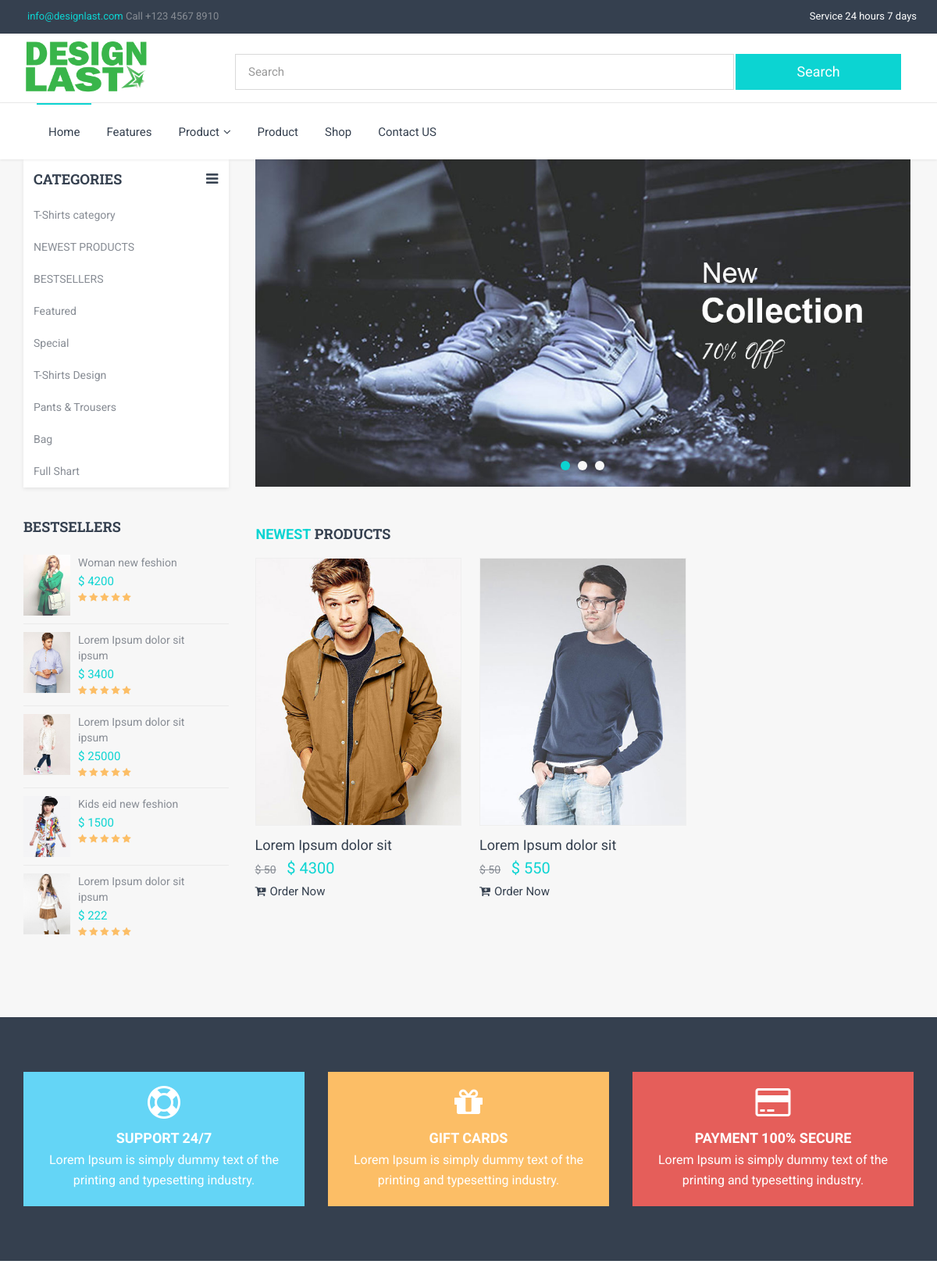
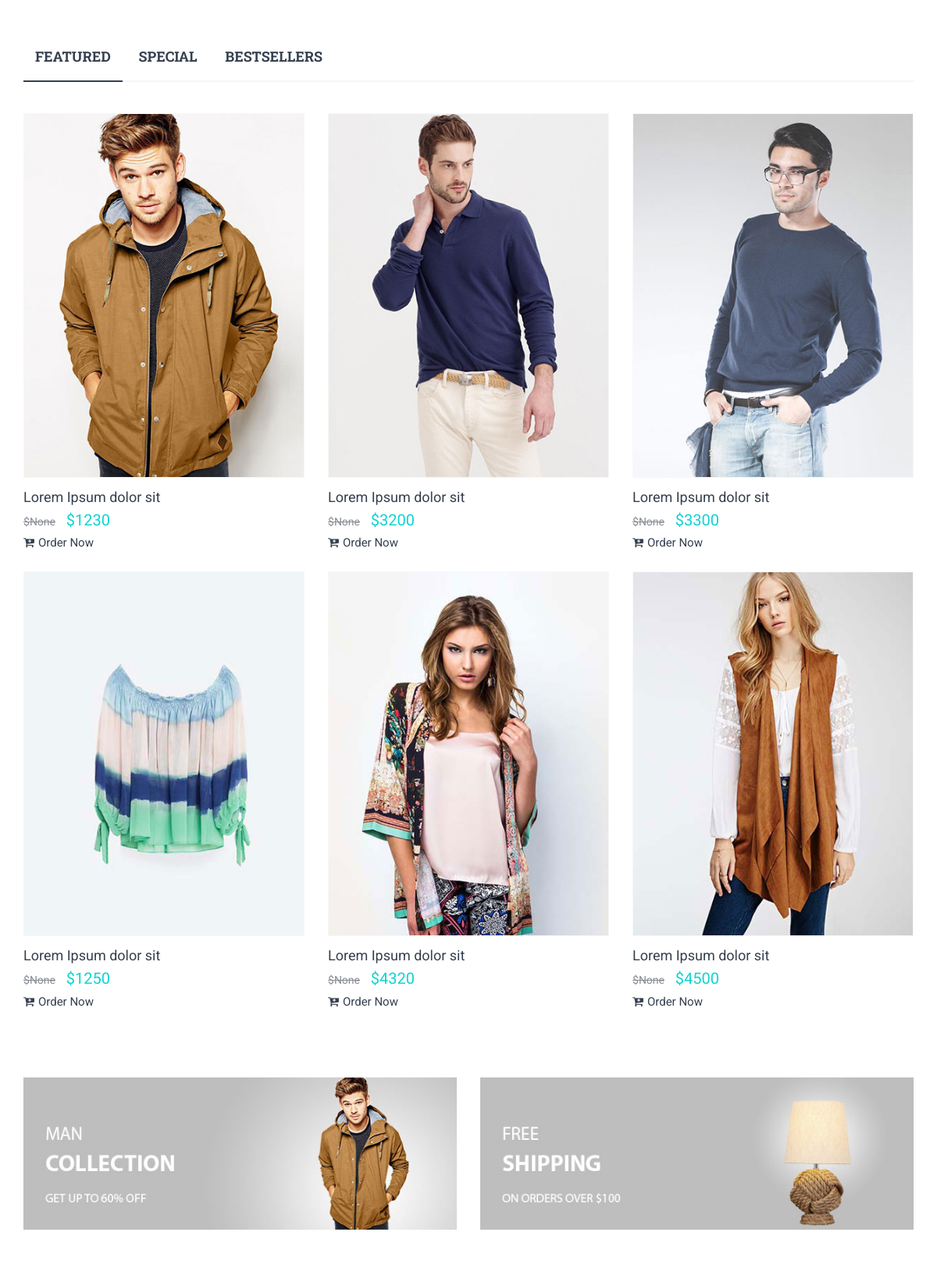
The page / (upper part) on the database its author committed (2 pictures, top to bottom).
### shopapp/models.py (models this page shows, shortened)
class Category(models.Model):
    name         = models.CharField(max_length = 20, unique = True)
    create_a     = models.DateTimeField(auto_now = True, auto_now_add = False)

class Product(models.Model):
    name                = models.CharField(max_length = 100)
    product_code        = models.IntegerField(blank = True, null = True)
    price               = models.IntegerField()
    discount_price      = models.IntegerField(blank = True, null = True)
    discount_off_price  = models.IntegerField(blank = True, null = True)
    category            = models.ForeignKey(Category, on_delete = models.CASCADE)
    color               = models.ForeignKey(Color, on_delete = models.CASCADE)
    brand_name          = models.ForeignKey(Brand, on_delete = models.CASCADE)
    image               = models.ImageField(upload_to = 'product')
    order_now_link      = models.URLField(max_length=200, blank=False)
    description         = models.TextField()
    publish_on          = models.DateTimeField(auto_now = False, auto_now_add = True)
    update_on           = models.DateTimeField(auto_now = False, auto_now_add = True)

class Slider(models.Model):
    image       = models.ImageField(upload_to = 'slider')
    title       = models.CharField(max_length = 30, blank = True, null = True)
    create_at   = models.DateTimeField(auto_now = True, auto_now_add = False)

### shopapp/views.py (the view)
# urls.py: path('', homepage, name = 'homepage'),
def homepage(request):
    product_search       = Product.objects.all()
    slider_obj           = Slider.objects.all()
    latest_product       = Product.objects.filter(category__id = 2).order_by('-id')[:6]
    best_seller          = Product.objects.filter(category__id = 3).order_by('-id')[:5]
    featured             = Product.objects.filter(category__id = 4).order_by('-id')[:9]
    best_seller_galllery = Product.objects.filter(category__id = 3).order_by('-id')[:9]
    special              = Product.objects.filter(category__id = 5).order_by('-id')[:9]
    cat_menu             = Category.objects.all()
    context = {
        'slider_obj'            : slider_obj,
        'latest_product'        : latest_product,
        'best_seller'           : best_seller,
        'featured'              : featured,
        'best_seller_galllery'  : best_seller_galllery,
        'special'               : special,
        'cat_menu'              : cat_menu,
    }
    return render(request, 'design/index.html', context)

### templates/design/index.html (shortened to what this page needs)
{% extends 'app/base.html' %}
{% load static %}
{% block content %}
<section class="section light-backgorund">
    <div class="container">
        <div class="row">
            <div class="col-sm-4 col-md-3">
                <div class="navbar-vertical">
                    <ul class="nav nav-stacked">
                        <li class="header">
                            <h6 class="text-uppercase">Categories <i class="fa fa-navicon pull-right"></i></h6>
                        </li>
                        {% if cat_menu %}
                        {% for menu in cat_menu %}
                        <li>
                            <a class="dropdown-toggle"  href="{% url 'Category_View' menu.name %}">{{menu.name}}</a>
                        </li>
                        {% endfor %}
                        {% endif %}
                    </ul>
                </div>
                <hr class="spacer-20 no-border">
                <div class="widget hidden-xs">
                    <h6 class="subtitle text-uppercase">Bestsellers</h6>
                    <ul class="items">
                        {% if best_seller %}
                        {% for item in best_seller %}
                        <li>
                            <a href="shop-single-product-v1.html" class="product-image">
                                <img src="/media/{{item.image}}" alt="Sample Product ">
                            </a>
                            <div class="product-details">
                                <p class="product-name">
                                    <a href="{% url 'Single_page_views' item.id %}">{{item.name}}</a>
                                </p>
                                <span class="price text-primary">$ {{item.price}}</span>
                                <div class="rate text-warning">
                                    <i class="fa fa-star"></i>
                                    <i class="fa fa-star"></i>
                                    <i class="fa fa-star"></i>
                                    <i class="fa fa-star"></i>
                                    <i class="fa fa-star"></i>
                                </div>
                            </div>
                        </li>
                        {% endfor %}
                        {% endif %}
                    </ul>
                </div>
            </div>
            <div class="col-sm-8 col-md-9">
                <div class="row">
                    <div class="col-sm-12">
                        <div class="owl-carousel slider owl-theme">
                            {% for slider in slider_obj %}
                            <div class="item">
                                <figure>
                                    <a href="javascript:void(0);">
                                        <img src="/media/{{slider.image}}" alt=""/>
                                    </a>
                                </figure>
                            </div>
                            {% endfor %}
                        </div>
                    </div>
                </div>
                <hr class="spacer-20 no-border">
                <div class="row">
                    <div class="col-sm-12">
                        <h6 class="ml-5 mb-20 text-uppercase"><span class="text-primary">Newest</span> Products</h6>
                    </div>
                    <div class="col-sm-12">
                        <div class="owl-carousel column-3 owl-theme">
                            {% if latest_product %}
                            {% for item in latest_product %}
                            <div class="item">
                                <div class="thumbnail store style1">
                                    <div class="header">
                                        <figure class="layer">
                                            <a href="javascript:void(0);">
                                                <img src="/media/{{item.image}}" alt="">
                                            </a>
                                        </figure>
                                    </div>
                                    <div class="caption">
                                        <h6 class="regular"><a href="{% url 'Single_page_views' item.id %}">{{item.name}}</a></h6>
                                        <div class="price">
                                            <small class="amount off">$ {{item.discount_price}}</small>
                                            <span class="amount text-primary">$ {{item.price}}</span>
                                        </div>
                                        <a href="{{item.order_now_link}}"><i class="fa fa-cart-plus mr-5"></i>Order Now</a>
                                    </div>
                                </div>
                            </div>
                            {% endfor %}
                            {% endif %}
                        </div>
                    </div>
                </div>
            </div>
        </div>
    </div>
</section>
<section class="section dark-background">
    <div class="container">
        <div class="row">
            <div class="col-sm-4">
                <div class="icon-boxes style2 info-background">
                    <div class="icon">
                        <i class="fa fa-life-ring text-white"></i>
                    </div>
                    <div class="box-content">
                        <h6 class="alt-font text-white text-uppercase">Support 24/7</h6>
                        <p>Lorem Ipsum is simply dummy text of the printing and typesetting industry.</p>
                    </div>
                </div>
            </div>
            <div class="col-sm-4">
                <div class="icon-boxes style2 warning-background">
                    <div class="icon">
                        <i class="fa fa-gift text-white"></i>
                    </div>
                    <div class="box-content">
                        <h6 class="alt-font text-white text-uppercase">Gift cards</h6>
                        <p class="text-white">Lorem Ipsum is simply dummy text of the printing and typesetting industry.</p>
                    </div>
                </div>
            </div>
            <div class="col-sm-4">
                <div class="icon-boxes style2 danger-background">
                    <div class="icon">
                        <i class="fa fa-credit-card text-white"></i>
                    </div>
                    <div class="box-content">
                        <h6 class="alt-font text-white text-uppercase">Payment 100% Secure</h6>
                        <p class="text-white">Lorem Ipsum is simply dummy text of the printing and typesetting industry.</p>
                    </div>
                </div>
            </div>
        </div>
    </div>
</section>
<section class="section white-background">
    <div class="container">
        <div class="row">
            <div class="col-sm-12">
                <ul class="nav nav-tabs style1" role="tablist">
                    <li role="presentation" class="active">
                        <a href="#featured" aria-controls="featured" role="tab" data-toggle="tab"><h6 class="text-uppercase">Featured</h6></a>
                    </li>
                    <li role="presentation">
                        <a href="#special" aria-controls="special" role="tab" data-toggle="tab"><h6 class="text-uppercase">Special</h6></a>
                    </li>
                    <li role="presentation">
                        <a href="#bestsellers" aria-controls="bestsellers" role="tab" data-toggle="tab"><h6 class="text-uppercase">Bestsellers</h6></a>
                    </li>
                </ul>
                <div class="tab-content">
                    <div role="tabpanel" class="tab-pane fade in active" id="featured">
                        <div class="row column-3">
                          {% if featured %}
                          {% for item in featured %}
                            <div class="col-sm-6 col-md-4">
                                <div class="thumbnail store style1">
                                    <div class="header">
                                        <figure class="layer">
                                            <a href="javascript:void(0);">
                                                <img src="/media/{{ item.image }}" alt="">
                                            </a>
                                        </figure>
                                    </div>
                                    <div class="caption">
                                        <h6 class="regular"><a href="{% url 'Single_page_views' item.id %}">{{ item.name }}</a></h6>
                                        <div class="price">
                                            <small class="amount off">${{ item.discount_price }}</small>
                                            <span class="amount text-primary">${{ item.price }}</span>
                                        </div>
                                        <a href="{{item.order_now_link}}"><i class="fa fa-cart-plus mr-5"></i>Order Now</a>
                                    </div>
                                </div>
                            </div>
                            {% endfor %}
                            {% endif %}
                        </div>
                    </div>
                </div>
            </div>
        </div>
        <hr class="spacer-10 no-border"/>
        <div class="row">
            <div class="col-sm-6">
                <div class="box-banner-img">
                    <figure>
                        <a href="javascript:void(0);">
                            <img src="{% static 'img/banners/banner_04.jpg' %}" alt=""/>
                        </a>
                    </figure>
                </div>
            </div>
            <div class="col-sm-6">
                <div class="box-banner-img">
                    <figure>
                        <a href="javascript:void(0);">
                            <img src="{% static 'img/banners/banner_05.jpg' %}" alt=""/>
                        </a>
                    </figure>
                </div>
            </div>
        </div>
    </div>
</section>
{% endblock %}

### rows shown on the page
Category: name "T-Shirts category"
Category: name "NEWEST PRODUCTS"
Category: name "BESTSELLERS"
Category: name "Featured"
Category: name "Special"
Category: name "T-Shirts Design"
Category: name "Pants & Trousers"
Category: name "Bag"
Category: name "Full Shart"
Product: image (picture), name "Woman new feshion", price "4200"
Product: image (picture), name "Lorem Ipsum dolor sit ipsum", price "3400"
Product: image (picture), name "Lorem Ipsum dolor sit ipsum", price "25000"
Product: image (picture), name "Kids eid new feshion", price "1500"
Product: image (picture), name "Lorem Ipsum dolor sit ipsum", price "222"
Slider: image (picture)
Product: image (picture), name "Lorem Ipsum dolor sit", discount_price "50", price "4300"
Product: image (picture), name "Lorem Ipsum dolor sit", discount_price "50", price "550"
Product: image (picture), name "Lorem Ipsum dolor sit", discount_price "None", price "1230"
Product: image (picture), name "Lorem Ipsum dolor sit", discount_price "None", price "3200"
Product: image (picture), name "Lorem Ipsum dolor sit", discount_price "None", price "3300"
Product: image (picture), name "Lorem Ipsum dolor sit", discount_price "None", price "1250"
Product: image (picture), name "Lorem Ipsum dolor sit", discount_price "None", price "4320"
Product: image (picture), name "Lorem Ipsum dolor sit", discount_price "None", price "4500"
